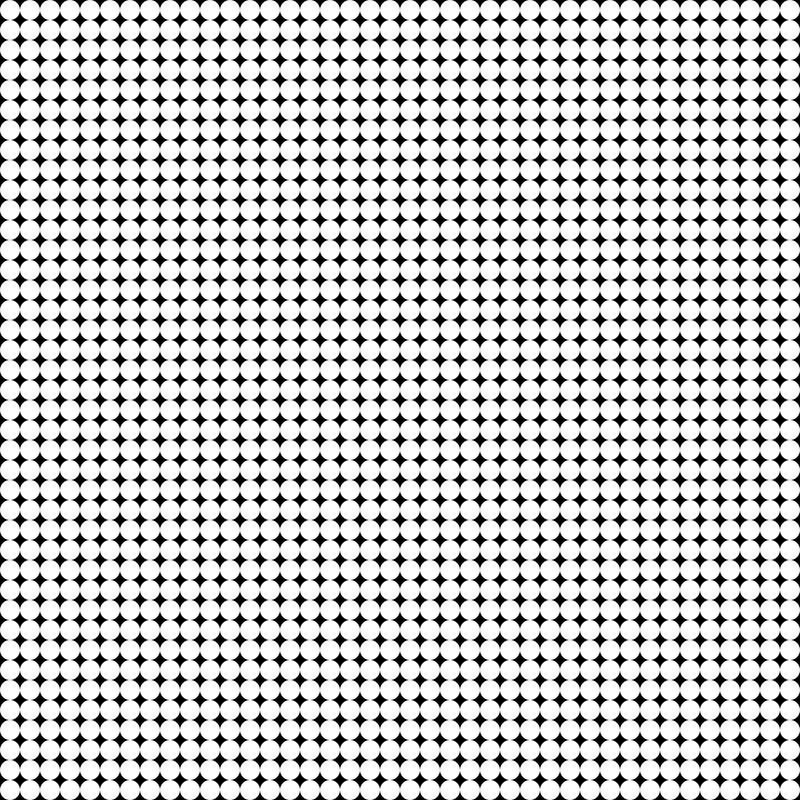
Frame 1 (no input)
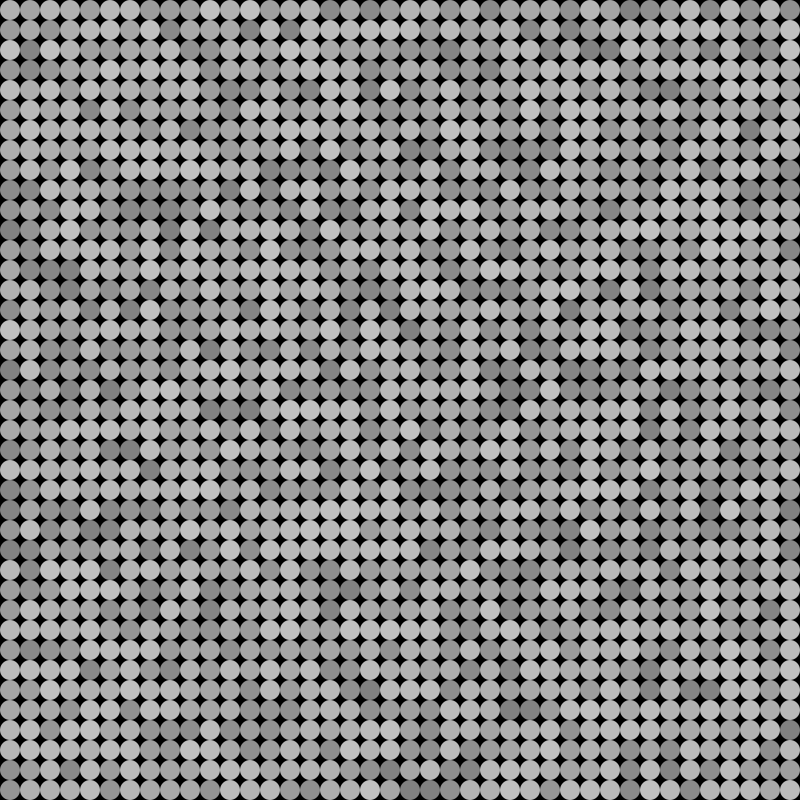
Frame 60 (the mouse pressed at the canvas centre just before this capture)
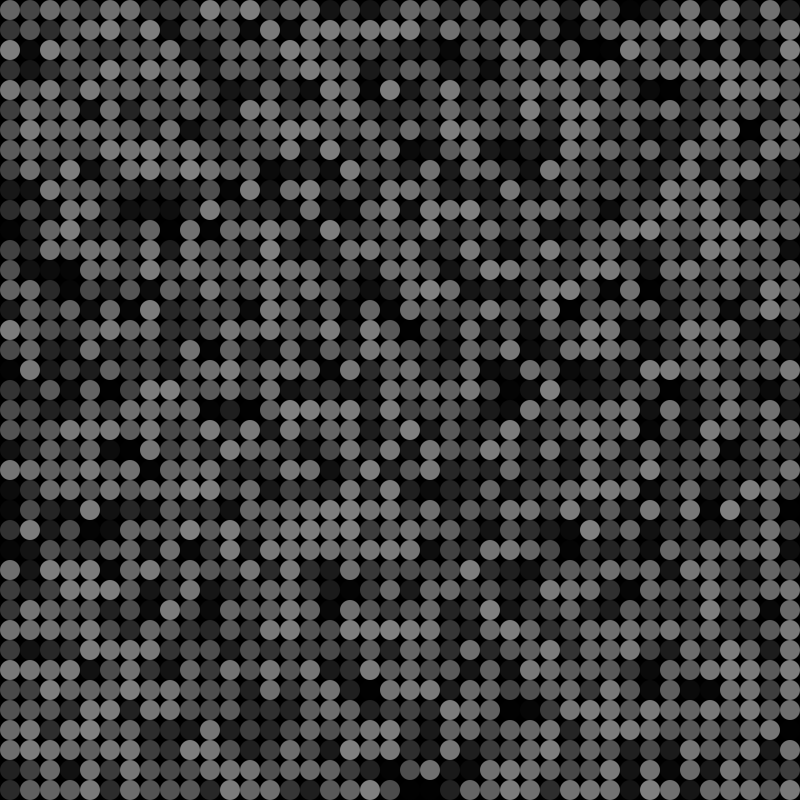
Frame 120 (the mouse held since frame 60 and released just before this capture)

The Processing sketch that drew these frames (run headless with seeded random() and noise(); from frame 60 on, the mouse is pressed at the canvas centre):

// Processing sketch: Ball_field
// ── Ball_field.pde
void setup()
{
  size(800, 800);
  noStroke();
  frameRate(60);
  initialize();
}

ball[][] b = new ball[40][40];

void draw()
{
  background(0);
  for (int i = 0; i < width / 20; i++)
    for (int j = 0; j < height / 20; j++)
    {
      b[i][j].display();
      if (b[i][j].reset() == 1)
        b[i][j] = new ball(i * 20 + 10, j * 20 + 10, 10, (int)random(30, 240));
    }
}

void initialize()
{
  for (int i = 0; i < width / 20; i++)
    for (int j = 0; j < height / 20; j++)
      b[i][j] = new ball(i * 20 + 10, j * 20 + 10, 10, (int)random(120, 240));
}

// ── ball.pde
class ball
{
  float x, y, radius;
  int time;
  float auxtime;

  ball(float x, float y, float r, int t)
  {
    this.x = x;
    this.y = y;
    this.radius = r;
    this.time = t;
    this.auxtime = t;
  }

  void display()
  {
    fill(time * 255 / auxtime);
    ellipse(x, y, 2 * radius, 2 * radius);
    time--;
  }

  int reset()
  {
    if (time <= 0)
      return 1;
    return 0;
  }
}
